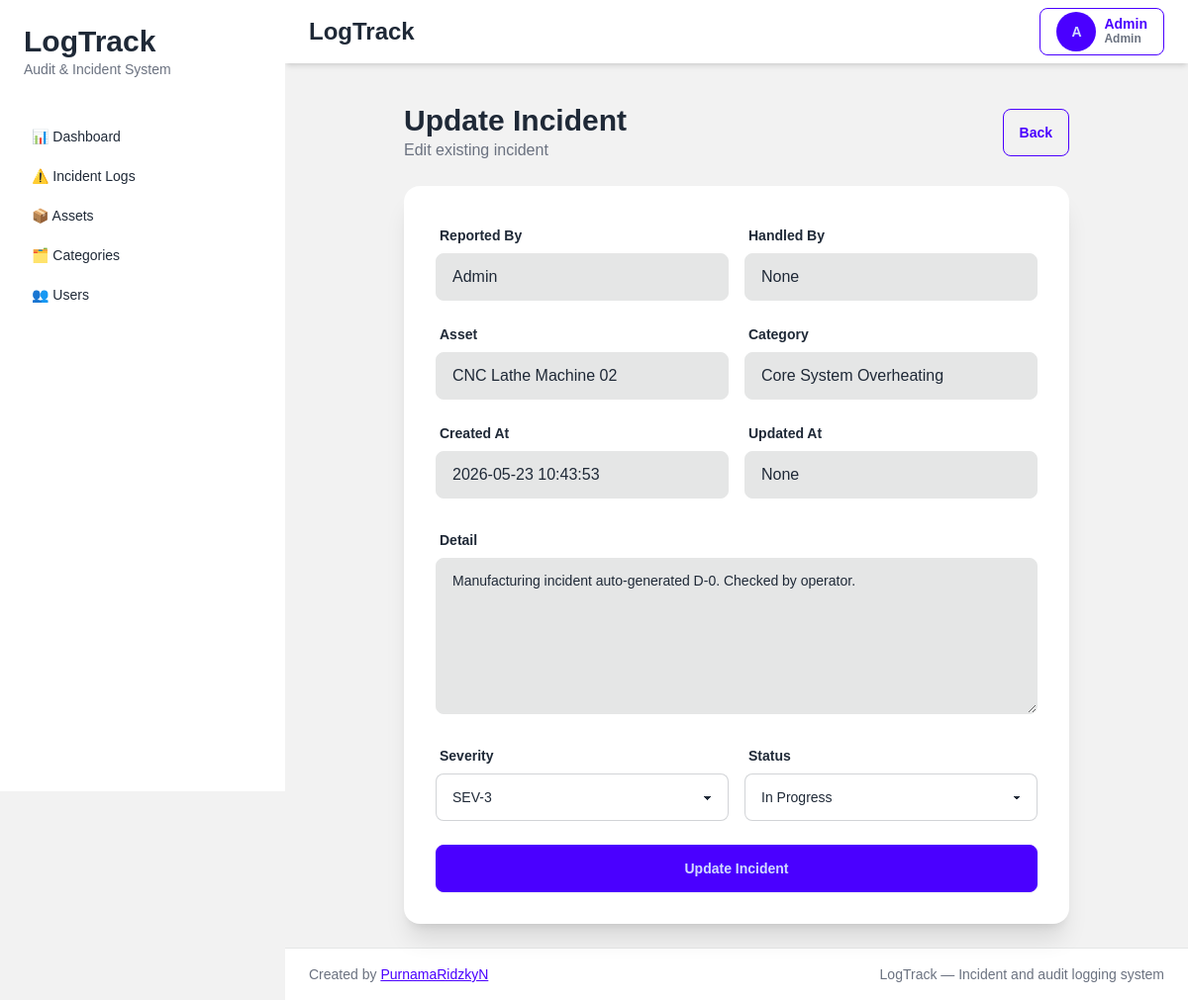
Page /incidents/1/edit (signed in) on the committed database.
### tables this page shows
CREATE TABLE users (

    id INTEGER PRIMARY KEY AUTOINCREMENT,

    role INTEGER NOT NULL,

    name VARCHAR(255) NOT NULL,

    email VARCHAR(255) UNIQUE NOT NULL,

    password VARCHAR(255) NOT NULL,

    created_at DATETIME,

    is_deleted INTEGER DEFAULT 0
);

CREATE TABLE assets (

    id INTEGER PRIMARY KEY AUTOINCREMENT,

    asset_code VARCHAR(255) UNIQUE NOT NULL,

    asset_name VARCHAR(255) NOT NULL,

    status VARCHAR(50) DEFAULT 'Operational',

    created_at DATETIME,

    updated_at DATETIME,

    is_deleted INTEGER DEFAULT 0
);

CREATE TABLE incident_categories (

    id INTEGER PRIMARY KEY AUTOINCREMENT,

    category_name VARCHAR(255) NOT NULL,

    default_severity VARCHAR(50) NOT NULL,

    created_at DATETIME,

    updated_at DATETIME,

    is_deleted INTEGER DEFAULT 0
);

CREATE TABLE incidents (

    id INTEGER PRIMARY KEY AUTOINCREMENT,

    user_id INTEGER,

    asset_id INTEGER,

    incident_category_id INTEGER,
    
    handled_by INTEGER,

    severity_level VARCHAR(50) NOT NULL,

    status VARCHAR(255) NOT NULL,

    detail TEXT,

    created_at DATETIME,

    updated_at DATETIME,

    is_deleted INTEGER DEFAULT 0,

    FOREIGN KEY (user_id)
        REFERENCES users(id),

    FOREIGN KEY (asset_id)
        REFERENCES assets(id),

    FOREIGN KEY (incident_category_id)
        REFERENCES incident_categories(id)
    
    FOREIGN KEY (handled_by)
        REFERENCES users(id)
);

### app/controllers/incident_controller.py (the view)
def incident_edit(id):
    conn = None
    try:
        conn = get_db_connection()
        incident = conn.execute("""
            SELECT
                i.*,
                a.asset_name,
                c.category_name,
                u.name AS reported_by,
                h.name AS handled_by_name
            FROM incidents i
            LEFT JOIN assets a ON i.asset_id = a.id
            LEFT JOIN incident_categories c ON i.incident_category_id = c.id
            left JOIN users u ON i.user_id = u.id
            left JOIN users h ON i.handled_by = h.id
            WHERE i.id = ?
        """, (id,)).fetchone()
        if not incident:
            flash("Incident not found", "error")
            return redirect("/incidents")
        return render_template(
            "incidents/edit.html",
            incident=incident
        )
    except Exception as e:
        logger.error(f"ERROR INCIDENT EDIT: {e}")
        logger.error(traceback.format_exc())
        flash("Failed to open incident edit", "error")
        return redirect("/incidents")
    finally:
        if conn:
            conn.close()

### app/app.py (called while the page is built)
def create_app():
    app = Flask(__name__)
    app.config.from_object(
        "app.config.Config"
    )
    app.add_template_filter(
        timesince,
        "timesince"
    )
    @app.context_processor
    def inject_user():
        return {
            "role": session.get("role"),
            "user_name": session.get("name"),
            "user_id": session.get("user_id")
        }
    from app.routes.web import register_routes
    register_routes(app)
    return app

### app/database/connection.py (called while the page is built)
def get_db_connection():
    conn = sqlite3.connect(
        Config.DATABASE_PATH,
        timeout=30,
        isolation_level=None,
        check_same_thread=False
    )
    conn.row_factory = sqlite3.Row
    conn.execute("PRAGMA foreign_keys = ON")
    conn.execute("PRAGMA journal_mode = WAL")
    return conn

### app/templates/incidents/edit.html (shortened to what this page needs)
{% extends "layouts/app.html" %}  {% block content %}
<div class="max-w-2xl mx-auto">
    <div class="flex items-center justify-between mb-6">
        <div>
            <h1 class="text-3xl font-bold">Update Incident</h1>
            <p class="text-gray-500">Edit existing incident</p>
        </div>
        <a href="/incidents" class="btn btn-outline btn-primary">Back</a>
    </div>
    <div class="card bg-base-100 shadow-xl">
        <div class="card-body">
    <form
        method="POST"
        action="/incidents/{{ incident.id }}/update"
    >
        <div class="grid grid-cols-1 md:grid-cols-2 gap-4 mb-6">
          <div>
                <label class="label">
                    <span class="label-text font-semibold">
                        Reported By
                    </span>
                </label>
                <input
                    type="text"
                    class="input input-bordered w-full bg-base-300 border-base-300 text-base-content"
                    value="{{ incident.reported_by }}"
                    readonly
                >
            </div>
            <div>
                <label class="label">
                    <span class="label-text font-semibold">
                        Handled By
                    </span>
                </label>
                <input
                    type="text"
                    class="input input-bordered w-full bg-base-300 border-base-300 text-base-content"
                    value="{{ incident.handled_by_name }}"
                    readonly
                >
            </div>
            <div>
                <label class="label">
                    <span class="label-text font-semibold">
                        Asset
                    </span>
                </label>
                <input
                    type="text"
                    class="input input-bordered w-full bg-base-300 border-base-300 text-base-content"
                    value="{{ incident.asset_name }}"
                    readonly
                >
            </div>
            <div>
                <label class="label">
                    <span class="label-text font-semibold">
                        Category
                    </span>
                </label>
                <input
                    type="text"
                    class="input input-bordered w-full bg-base-300 border-base-300 text-base-content"
                    value="{{ incident.category_name }}"
                    readonly
                >
            </div>
            <div>
                <label class="label">
                    <span class="label-text font-semibold">
                        Created At
                    </span>
                </label>
                <input
                    type="text"
                    class="input input-bordered w-full bg-base-300 border-base-300 text-base-content"
                    value="{{ incident.created_at }}"
                    readonly
                >
            </div>
            <div>
                <label class="label">
                    <span class="label-text font-semibold">
                        Updated At
                    </span>
                </label>
                <input
                    type="text"
                    class="input input-bordered w-full bg-base-300 border-base-300 text-base-content"
                    value="{{ incident.updated_at }}"
                    readonly
                >
            </div>
        </div>
        <div class="form-control mb-6">
            <label class="label">
                <span class="label-text font-semibold">
                    Detail
                </span>
            </label>
            <textarea
                class="textarea textarea-bordered bg-base-300 border-base-300 text-base-content"
                rows="5"
                readonly
            >{{ incident.detail }}</textarea>
        </div>
        <div class="grid grid-cols-1 md:grid-cols-2 gap-4 mb-6">
            <div>
                <label class="label">
                    <span class="label-text font-semibold">
                        Severity
                    </span>
                </label>
                <select
                    name="severity_level"
                    class="select select-bordered w-full"
                    required
                >
                    <option
                        value="SEV-3"
                        {% if incident.severity_level == "SEV-3" %}
                        selected
                        {% endif %}
                    >
                        SEV-3
                    </option>
                </select>
            </div>
            <div>
                <label class="label">
                    <span class="label-text font-semibold">
                        Status
                    </span>
                </label>
                <select
                    name="status"
                    class="select select-bordered w-full"
                    required
                >
                    <option
                        value="In Progress"
                        {% if incident.status == "In Progress" %}
                        selected
                        {% endif %}
                    >
                        In Progress
                    </option>
                </select>
            </div>
        </div>
        <button class="btn btn-primary w-full">
            Update Incident
        </button>
    </form>
</div>
    </div>
</div>
{% endblock %}

### app/templates/layouts/app.html (shortened to what this page needs)
<!doctype html>
<html lang="en">
  <head>
    <script src="https://cdn.tailwindcss.com"></script>
    <link
      href="https://cdn.jsdelivr.net/npm/daisyui@4.12.10/dist/full.min.css"
      rel="stylesheet" />
    <link
      rel="stylesheet"
      href="{{ url_for('static', filename='css/app.css') }}" />
  </head>
  <body class="bg-base-200">
    <div class="drawer lg:drawer-open">
      <div class="drawer-content flex flex-col">
        <div class="navbar bg-base-100 shadow-md">
          <div class="flex-1">
            <h1 class="text-2xl font-bold px-4">LogTrack</h1>
          </div>
          <div class="dropdown dropdown-end px-4">
            <div
              tabindex="0"
              role="button"
              class="btn btn-outline btn-primary flex items-center gap-2">
              <div class="avatar placeholder">
                <div class="bg-primary text-primary-content rounded-full w-10">
                  <span> {{ session["name"][0]|upper }} </span>
                </div>
              </div>
              <div class="hidden md:block text-left">
                <div class="font-semibold">{{ session["name"] }}</div>
                <div class="text-xs text-gray-500">
                  {% if role == 0 %} Super Admin {% elif role == 1 %} Admin
                  {%else %} User {% endif %}
                </div>
              </div>
            </div>
          </div>
        </div>
        <div class="px-6 pt-4">
        </div>
        <main class="p-6">{% block content %} {% endblock %}</main>
        <footer
          class="border-t border-base-300 bg-base-100 px-6 py-4 text-sm text-gray-500">
          <div
            class="flex flex-col gap-1 md:flex-row md:justify-between md:items-center">
            <div>
              Created by
              <a
                href="https://github.com/PurnamaRidzkyN"
                class="link link-primary"
                target="_blank"
                rel="noopener noreferrer"
                >PurnamaRidzkyN</a
              >
            </div>
            <div>LogTrack &mdash; Incident and audit logging system</div>
          </div>
        </footer>
      </div>
      <div class="drawer-side">
        <aside class="w-72 min-h-full bg-base-100">
          <div class="p-6">
            <h2 class="text-3xl font-bold">LogTrack</h2>
            <p class="text-sm text-gray-500">Audit & Incident System</p>
          </div>
          <ul class="menu p-4 text-base-content space-y-1">
            {% if role == 0 or role == 1 %}
            <li>
              <a href="/dashboard">📊 Dashboard</a>
            </li>
            {% endif %}
            <li>
              <a href="/incidents">⚠️ Incident Logs</a>
            </li>
            {% if role == 0 or role == 1 %}
            <li>
              <a href="/assets">📦 Assets</a>
            </li>
            <li>
              <a href="/incident_categories">🗂️ Categories</a>
            </li>
            <li>
              <a href="/users">👥 Users</a>
            </li>
            {% endif %}
          </ul>
        </aside>
      </div>
    </div>
  </body>
</html>

### app/static/css/app.css (style rules this page uses)
body { font-family: sans-serif; }

### rows in the picture
users: name "Admin", reported_by "Admin"
assets: asset_name "CNC Lathe Machine 02"
incident_categories: category_name "Core System Overheating"
incidents: created_at "2026-05-23 10:43:53", detail "Manufacturing incident auto-generated D-0. Checked by operator.", severity_level "SEV-3", status "In Progress"

### other values in the picture
{{ session["name"][0]|upper }} "A"
